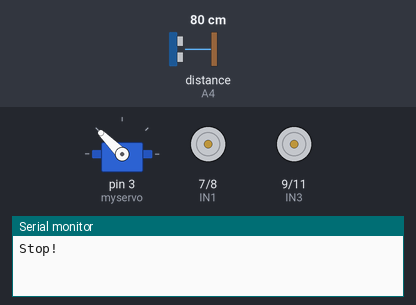
The sketch below on a simulated Arduino Uno, built with avr-gcc and run on an emulated ATmega328P. On the bench: servo, motor-driver pin pairs drawn as motors (green arrow = first pin HIGH = forward, orange = second pin HIGH = backward, longer = more drive, scaled by the enable pin), the last lines printed to the serial monitor. Wiring (inferred from the names in the program): ultrasonic range finder: trigger A5; echo A4. The inputs (shaded band) are chosen by the test bench; at power-on: distance to the obstacle (sensor on A4) 80 cm. The echo pulse lasts 58.3 µs per cm.

Above: at 1.6 s.
1.7 s: distance to the obstacle (sensor on A4) set to 24 cm
At 2.22 s:
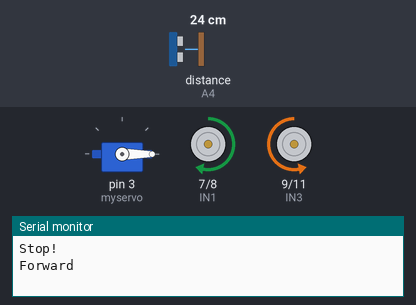
4.7 s: distance to the obstacle (sensor on A4) set to 21 cm
7.7 s: distance to the obstacle (sensor on A4) set to 2 cm
At 10.25 s:
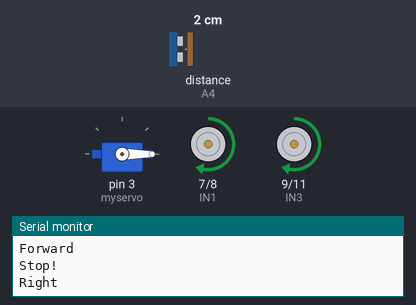
10.7 s: distance to the obstacle (sensor on A4) set to 120 cm
13.7 s: distance to the obstacle (sensor on A4) set to 4 cm
At 14.71 s:
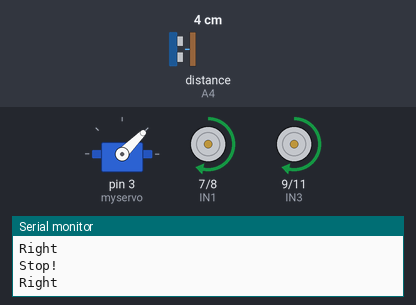
Timing chart, 0 to 17.7 s (numbered marks = the images above; inputs shaded):
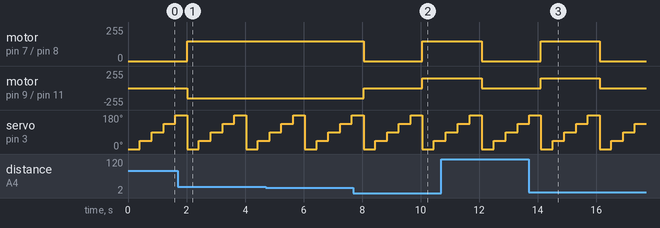

The sketch:

Avoid03.ino
```cpp
//FSU JPL Summer Team - Object Avoidance

#include <Servo.h>  //servo library
Servo myservo;      // create servo object to control servo
#include <arduino-timer.h>  // Timer library

Timer<> timer;  // create TImer object

int Echo = A4;
int Trig = A5;

#define ENA 5
#define ENB 6
#define IN1 7
#define IN2 8
#define IN3 9
#define IN4 11
#define SPEED 150
#define SLOWSPEED 95
#define SERVODELAY 500

#define BACKTIME 200

#define RIGHT 0
#define RIGHT45 1
#define FRONT 2
#define LEFT45 3
#define LEFT 4

#define STOPPED 0
#define STOPPING 1
#define FORWARD 2
#define BACK 3
#define BACKING 4
#define TURNLEFT 5
#define TURNLEFT45 6
#define TURNRIGHT 7
#define TURNRIGHT45 8
#define TURNING 9

int state = 0;

int rightDistance = 0, leftDistance = 0, middleDistance = 0;
int right45Distance = 0, left45Distance = 0;

int angles[] = {0, 45, 90, 135, 180};
int turnTimes[] = {360, 180, 0, 180, 360};
int distances[5];

bool stopCallback(void *argument) {
  stop();
  state = STOPPED;
  return false;
}

void forward(int carSpeed){
  analogWrite(ENA, carSpeed);
  analogWrite(ENB, carSpeed);
  digitalWrite(IN1, HIGH);
  digitalWrite(IN2, LOW);
  digitalWrite(IN3, LOW);
  digitalWrite(IN4, HIGH);
  Serial.println("Forward");
}

void back(int carSpeed, int runTime) {
  analogWrite(ENA, carSpeed);
  analogWrite(ENB, carSpeed);
  digitalWrite(IN1, LOW);
  digitalWrite(IN2, HIGH);
  digitalWrite(IN3, HIGH);
  digitalWrite(IN4, LOW);
  timer.in(runTime, stopCallback);
  Serial.println("Back");
}

void left(int carSpeed, int runTime) {
  analogWrite(ENA, carSpeed);
  analogWrite(ENB, carSpeed);
  digitalWrite(IN1, LOW);
  digitalWrite(IN2, HIGH);
  digitalWrite(IN3, LOW);
  digitalWrite(IN4, HIGH);
  timer.in(runTime, stopCallback);
  Serial.println("Left");
}

void right(int carSpeed, int runTime) {
  analogWrite(ENA, carSpeed);
  analogWrite(ENB, carSpeed);
  digitalWrite(IN1, HIGH);
  digitalWrite(IN2, LOW);
  digitalWrite(IN3, HIGH);
  digitalWrite(IN4, LOW);
  timer.in(runTime, stopCallback);
  Serial.println("Right");
}

void stop() {
  digitalWrite(ENA, LOW);
  digitalWrite(ENB, LOW);
  Serial.println("Stop!");
}
int Distance_test(int degreeTurn) {
  return Distance_test(degreeTurn, 350);
}

//Ultrasonic distance measurement Sub function
int Distance_test(int degreeTurn, int delayTime) {
  myservo.write(degreeTurn);  //set servo position according to scaled value
  delay(delayTime);
  digitalWrite(Trig, LOW);
  delayMicroseconds(2);
  digitalWrite(Trig, HIGH);
  delayMicroseconds(20);
  digitalWrite(Trig, LOW);
  float Fdistance = pulseIn(Echo, HIGH);
  Fdistance= Fdistance / 58;
  return (int)Fdistance;
}

void setServo(int degreeTurn, int delayTime) {
  myservo.write(degreeTurn);  //set servo position according to scaled value
  delay(delayTime);
}

void scan() {
  for(int i = 0; i < 5; i++) {
    distances[i] = Distance_test(angles[i], 400);
  }
}

int closest() {
  int lowvalue = 9999;
  for (int i = 0; i < 5; i++) {
    if (distances[i] != 0 && distances[i] < lowvalue)
      lowvalue = distances[i];
  }
  return lowvalue;
}

int closestDirection() {
  int lowvalue = 9999;
  int index;
  for (int i = 0; i < 5; i++) {
    if (distances[i] != 0 && distances[i] < lowvalue)
      lowvalue = distances[i];
      index = i;
  }
  return index;
}

void setup() {
  myservo.attach(3);  // attach servo on pin 3 to servo object
  Serial.begin(9600);
  pinMode(Echo, INPUT);
  pinMode(Trig, OUTPUT);
  pinMode(IN1, OUTPUT);
  pinMode(IN2, OUTPUT);
  pinMode(IN3, OUTPUT);
  pinMode(IN4, OUTPUT);
  pinMode(ENA, OUTPUT);
  pinMode(ENB, OUTPUT);
  stop();
}

void loop() {
  int scanDirection;
  timer.tick();
  scan();

  switch (state) {
    case STOPPED:
      timer.cancel();
      if ( closest() > 20 ) {
        state = FORWARD;
        forward(SPEED);
      } else
      {
        scanDirection = closestDirection();
        switch (scanDirection) {
          case RIGHT:
          case RIGHT45:
            left(SPEED, turnTimes[scanDirection]);
            state = TURNING;
            break;
          case LEFT:
          case LEFT45:
            right(SPEED, turnTimes[scanDirection]);
            state = TURNING;
            break;
          case FRONT:
            state = BACK;
            break;
        }
      }
      break;

    case STOPPING:
      break;

    case FORWARD:
      if ( closest() < 20 ) {
        stop();
        state = STOPPED;
      }
      break;

    case BACK:
      back(SPEED, BACKTIME);
      state = BACKING;
      break;

    case BACKING:
      break;

    case TURNING:
      break;
  }


}
```

Measured:
- after the input at 7.7 s, motor on pin 7 (IN1) / pin 8 (IN2): forward 150/255 → stopped after 0.35 s, → forward 150/255 2.0 s later; motor on pin 9 (IN3) / pin 11 (IN4): backward 150/255 → stopped after 0.35 s, → forward 150/255 2.0 s later
- after the input at 13.7 s, motor on pin 9 (IN3) / pin 11 (IN4): stopped → forward 150/255 after 0.41 s, → stopped 2.0 s later
